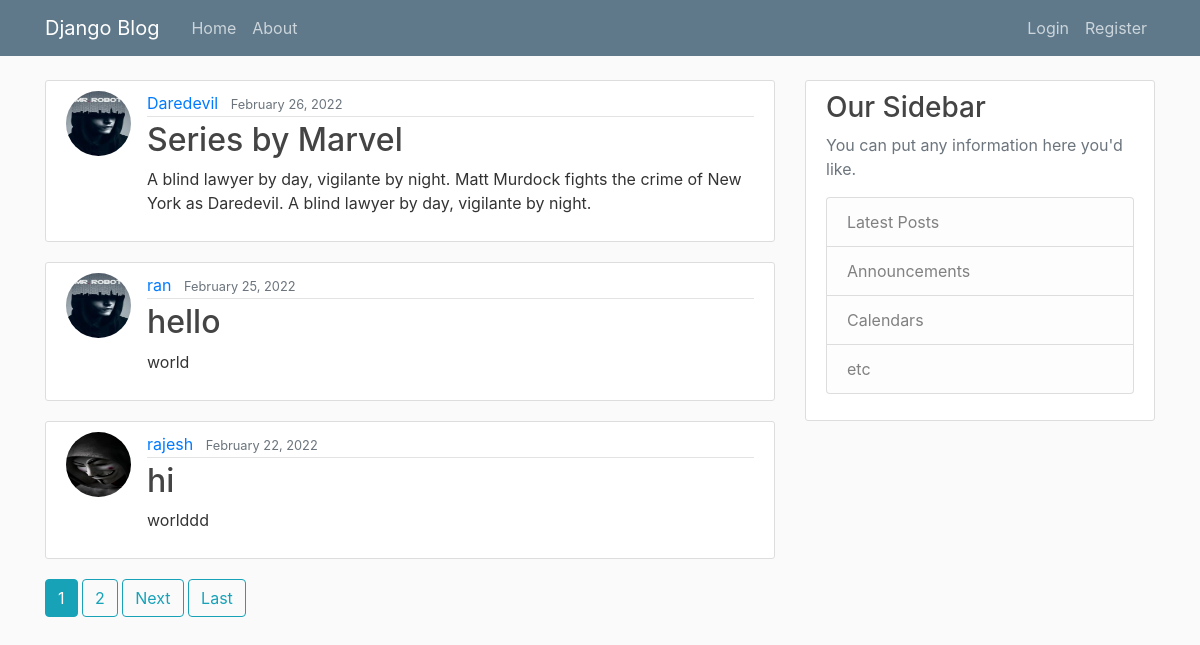
The page / on the database its author committed.
### blog/models.py (models this page shows, shortened)
class Post(models.Model):
    title = models.CharField(max_length=20)
    content = models.TextField()
    date_posted = models.DateTimeField(default=timezone.now)
    author = models.ForeignKey(User, on_delete=models.CASCADE)

### users/models.py (models this page shows, shortened)
class Profile(models.Model):
    user = models.OneToOneField(User, on_delete=models.CASCADE)
    image = models.ImageField(default='default.jpg', upload_to='profile_pics')

### blog/views.py (the view)
# urls.py: path('', PostListView.as_view(), name='blog-home'),
class PostListView(ListView):
    model = Post
    template_name = 'blog/home.html'  # <app>/<model>_<viewtype>.html
    context_object_name = 'posts'
    ordering = ['-date_posted']
    paginate_by = 3

### blog/templates/blog/home.html (shortened to what this page needs)
{% extends "blog/base.html" %}
{% block content %}
    {% for post in posts %}
        <article class="media content-section">
            <img class="rounded-circle article-img" src="{{ post.author.profile.image.url }}">
            <div class="media-body">
            <div class="article-metadata">
                <a class="mr-2" href="{% url 'user-posts' post.author.username %}">{{ post.author }}</a>
                <small class="text-muted">{{ post.date_posted|date:"F d, Y" }}</small>
            </div>
            <h2><a class="article-title" href="{% url 'post-detail' post.id %}">{{ post.title }}</a></h2>
            <p class="article-content">{{ post.content }}</p>
            </div>
        </article>
    {% endfor %}
    {% if is_paginated %}
      {% for num in page_obj.paginator.page_range %}
        {% if page_obj.number == num %}
          <a class="btn btn-info mb-4" href="?page={{ num }}">{{ num }}</a>
        {% elif num > page_obj.number|add:'-3' and num < page_obj.number|add:'3' %}
          <a class="btn btn-outline-info mb-4" href="?page={{ num }}">{{ num }}</a>
        {% endif %}
      {% endfor %}
      {% if page_obj.has_next %}
        <a class="btn btn-outline-info mb-4" href="?page={{ page_obj.next_page_number }}">Next</a>
        <a class="btn btn-outline-info mb-4" href="?page={{ page_obj.paginator.num_pages }}">Last</a>
      {% endif %}
    {% endif %}
{% endblock content %}

### blog/templates/blog/base.html (shortened to what this page needs)
{% load static %}
<!DOCTYPE html>
<html>
<head>
    <link rel="stylesheet" href="https://maxcdn.bootstrapcdn.com/bootstrap/4.0.0/css/bootstrap.min.css">
    <link rel="stylesheet" type="text/css" href="{% static 'blog/main.css' %}">
</head>
<body>
    <header class="site-header">
      <nav class="navbar navbar-expand-md navbar-dark bg-steel fixed-top">
        <div class="container">
          <a class="navbar-brand mr-4" href="{% url 'blog-home' %}">Django Blog</a>
          <div class="collapse navbar-collapse" id="navbarToggle">
            <div class="navbar-nav mr-auto">
              <a class="nav-item nav-link" href="{% url 'blog-home' %}">Home</a>
              <a class="nav-item nav-link" href="{% url 'blog-about' %}">About</a>
            </div>
            <div class="navbar-nav">
              {% if user.is_authenticated %}
                <a class="nav-item nav-link" href="{% url 'post-create' %}">New Post</a>
                <a class="nav-item nav-link" href="{% url 'profile' %}">Profile</a>
                <a class="nav-item nav-link" href="{% url 'logout' %}">Logout</a>
              {% else %}
                <a class="nav-item nav-link" href="{% url 'login' %}">Login</a>
                <a class="nav-item nav-link" href="{% url 'register' %}">Register</a>
              {% endif %}
            </div>
          </div>
        </div>
      </nav>
    </header>
    <main role="main" class="container">
      <div class="row">
        <div class="col-md-8">
          {% block content %}{% endblock %}
        </div>
        <div class="col-md-4">
          <div class="content-section">
            <h3>Our Sidebar</h3>
            <p class='text-muted'>You can put any information here you'd like.
              <ul class="list-group">
                <li class="list-group-item list-group-item-light">Latest Posts</li>
                <li class="list-group-item list-group-item-light">Announcements</li>
                <li class="list-group-item list-group-item-light">Calendars</li>
                <li class="list-group-item list-group-item-light">etc</li>
              </ul>
            </p>
          </div>
        </div>
      </div>
    </main>
</body>
</html>

### blog/static/blog/main.css (style rules this page uses)
body { background: #fafafa; color: #333333; margin-top: 5rem; }
h1, h2, h3, h4, h5, h6 { color: #444444; }
ul { margin: 0; }
.bg-steel { background-color: #5f788a; }
.site-header .navbar-nav .nav-link { color: #cbd5db; }
.content-section { background: #ffffff; padding: 10px 20px; border: 1px solid #dddddd; border-radius: 3px; margin-bottom: 20px; }
.article-title { color: #444444; }
.article-content { white-space: pre-line; }
.article-img { height: 65px; width: 65px; margin-right: 16px; }
.article-metadata { padding-bottom: 1px; margin-bottom: 4px; border-bottom: 1px solid #e3e3e3 }

### rows shown on the page
Post: author.profile.image (placeholder picture), author "Daredevil", date_posted "February 26, 2022", title "Series by Marvel", content "A blind lawyer by day, vigilante by night. Matt Murdock fights the crime of New York as Daredevil. A blind lawyer by day, vigilante by night."
Post: author.profile.image (placeholder picture), author "ran", date_posted "February 25, 2022", title "hello", content "world"
Post: author.profile.image (picture), author "rajesh", date_posted "February 22, 2022", title "hi", content "worlddd"

### other values the page prints
{{ num }} "1"
{{ num }} "2"
